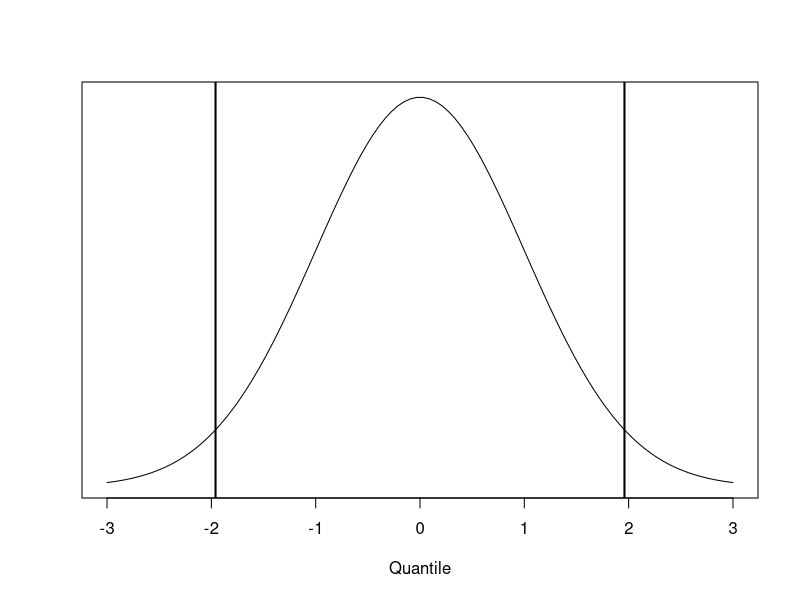
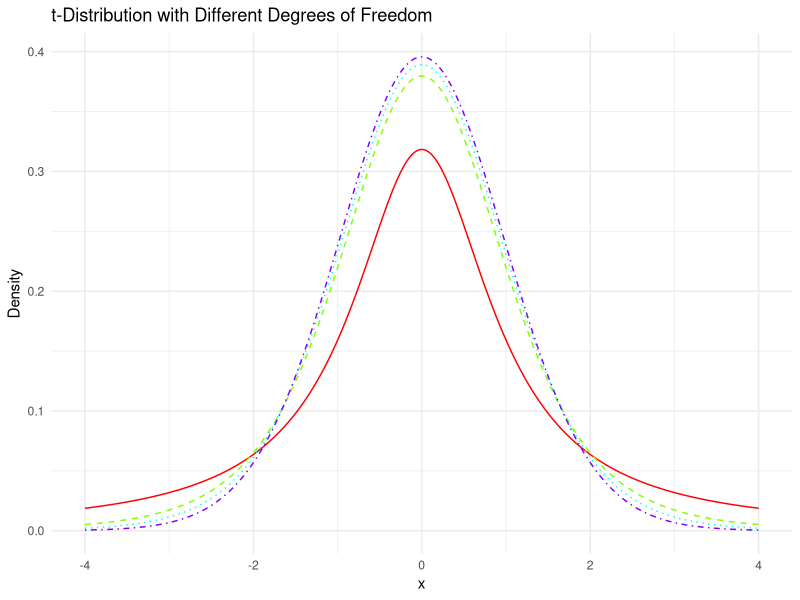

The R source for these figures, in order:
## ---- chunk 1
par(mfrow = c(1,1)) # This tells R to put 1 row, 1 columns
plot(x = seq(-3,3, length.out = 100), 
     y = dnorm(seq(-3,3,length.out = 100)), ylab = "", type = "l", yaxt = 'n', xlab = "Quantile")
abline(v = c(-1.96, 1.96), lwd = 2)
#x axis labels and percentages need to be added 
## ---- chunk 2
# Required package
library(ggplot2)

# Function to generate t-distribution data
generate_t_distribution <- function(df) {
  x <- seq(-4, 4, length.out = 1000)
  y <- dt(x, df = df)
  data.frame(x, y)
}

# Degrees of freedom
df_values <- c(1, 5, 10, 30)

# Generate t-distribution data for each degree of freedom
t_distributions <- lapply(df_values, generate_t_distribution)

# Create a new plot
plot <- ggplot() +
  theme_minimal() +
  labs(x = "x", y = "Density", title = "t-Distribution with Different Degrees of Freedom")

# Add t-distribution curves for each degree of freedom to the plot
for (i in 1:length(t_distributions)) {
  plot <- plot + 
    geom_line(data = t_distributions[[i]], aes(x, y), 
              color = rainbow(length(t_distributions))[i], 
              linetype = i) +
    scale_linetype_manual(values = c("solid", "dashed", "dotted", "dotdash"))
}

# Display the plot
plot

